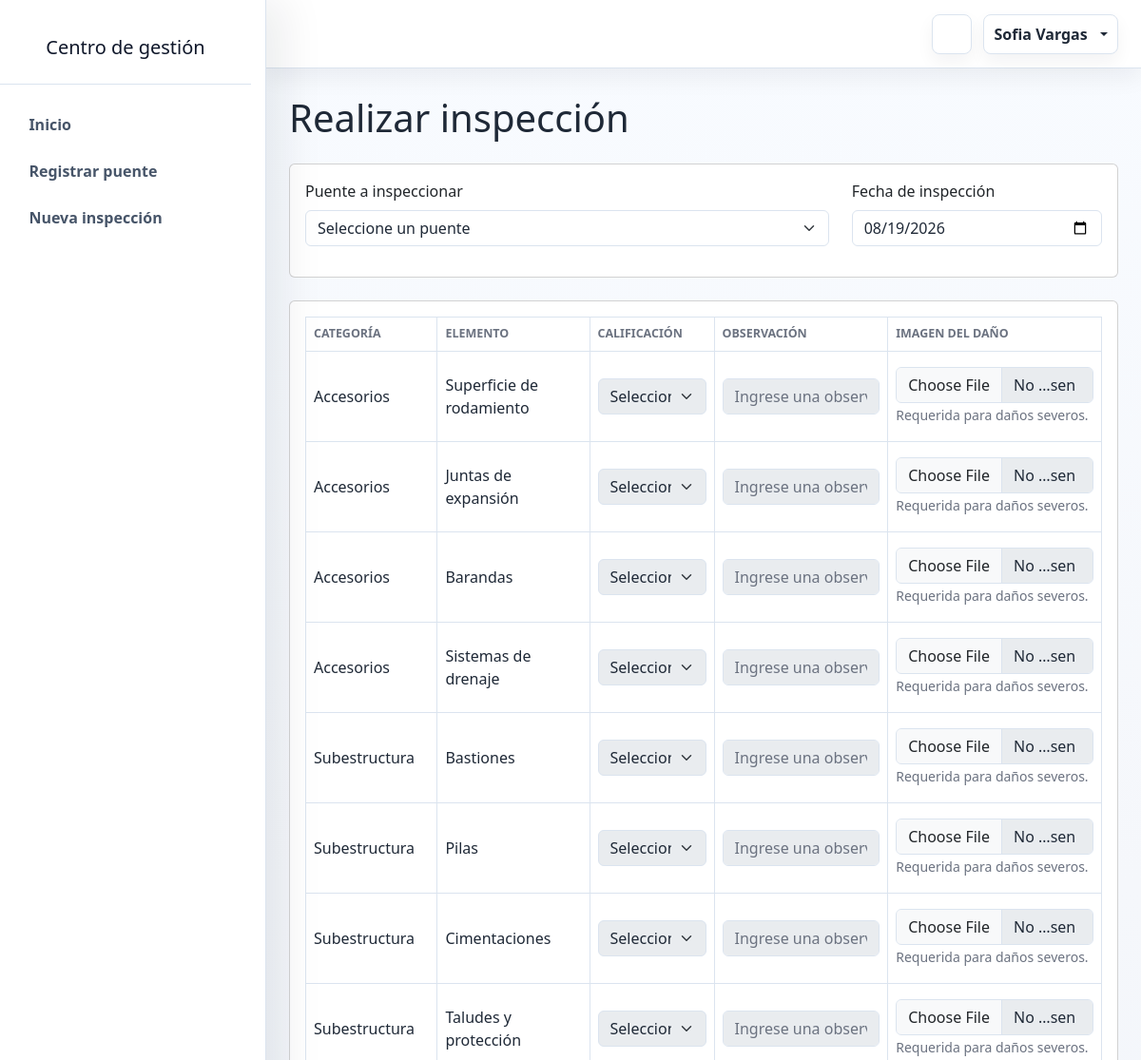
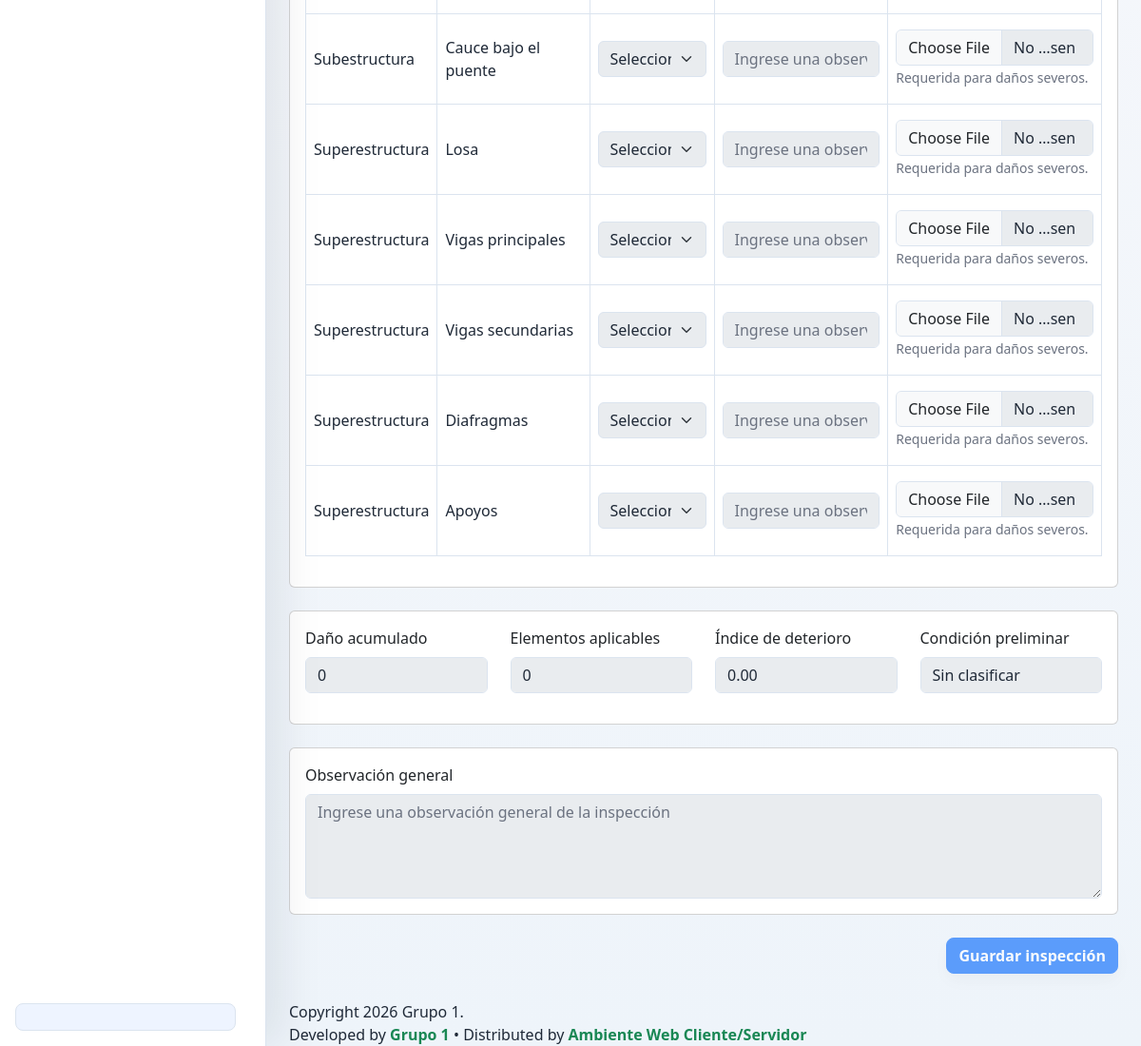
The app's page /View/vFunciones/RealizarInspeccion.php (signed in) with its own data (2 pictures, top to bottom).
### tables this page shows
CREATE TABLE `tb_elemento` (
  `ConsecutivoElemento` int(11) NOT NULL AUTO_INCREMENT,
  `Categoria` varchar(30) NOT NULL,
  `NombreElemento` varchar(120) NOT NULL,
  `Estado` bit(1) NOT NULL DEFAULT b'1',
  PRIMARY KEY (`ConsecutivoElemento`),
  UNIQUE KEY `uq_elemento_nombre` (`Categoria`,`NombreElemento`)
);

### View/vFunciones/RealizarInspeccion.php (the view, shortened to what the rows shown need)
<?php
include_once $_SERVER['DOCUMENT_ROOT']
    . '/Proyecto_Grupo1/View/LayoutInterno.php';
include_once $_SERVER['DOCUMENT_ROOT']
    . '/Proyecto_Grupo1/Controller/InspeccionController.php';
$codigoPuenteSeleccionado = "";
$puentes =
    ConsultarPuentesInspeccionController();
$elementos =
    ConsultarElementosInspeccionController();
$calificaciones =
    ConsultarCalificacionesInspeccionController();
?>
<!DOCTYPE html>
<html lang="es">
<body>
    <div class="admin-shell">
        <div class="admin-main">
            <main class="dashboard-content">
                <div class="container-fluid px-3 px-lg-4 py-4">
                    <h1 class="mb-4">
                        Realizar inspección
                    </h1>
                    <?php if (empty($puentes)) { ?>
                        <div class="alert alert-warning">
                            No hay puentes registrados para realizar una inspección.
                        </div>
                    <?php } elseif (empty($elementos)) { ?>
                        <div class="alert alert-warning">
                            No se encontraron elementos activos para realizar la inspección.
                        </div>
                    <?php } elseif (empty($calificaciones)) { ?>
                        <div class="alert alert-warning">
                            No se encontraron calificaciones activas para realizar la inspección.
                        </div>
                    <?php } else { ?>
                        <form
                            id="formRealizarInspeccion"
                            method="POST"
                            enctype="multipart/form-data">
                            <fieldset
                                id="datosInspeccion"
                                <?php
                                echo
                                    $codigoPuenteSeleccionado == ""
                                        ? "disabled"
                                        : "";
                                ?>
                            >
                                <div class="card">
                                    <div class="card-body">
                                        <div class="table-responsive">
                                            <table
                                                class="table table-bordered align-middle">
                                                <thead>
                                                    <tr>
                                                        <th>
                                                            Categoría
                                                        </th>
                                                        <th>
                                                            Elemento
                                                        </th>
                                                        <th>
                                                            Calificación
                                                        </th>
                                                        <th>
                                                            Observación
                                                        </th>
                                                        <th>
                                                            Imagen del daño
                                                        </th>
                                                    </tr>
                                                </thead>
                                                <tbody>
                                                <?php
                                                foreach ($elementos as $elemento) {
                                                    $idElemento =
                                                        (int)
                                                        $elemento[
                                                            "ConsecutivoElemento"
                                                        ];
                                                    $observacionSeleccionada = "";
                                                ?>
                                                    <tr>
                                                        <td>
                                                            <?php
                                                            echo htmlspecialchars(
                                                                $elemento[
                                                                    "Categoria"
                                                                ],
                                                                ENT_QUOTES,
                                                                "UTF-8"
                                                            );
                                                            ?>
                                                        </td>
                                                        <td>
                                                            <?php
                                                            echo htmlspecialchars(
                                                                $elemento[
                                                                    "NombreElemento"
                                                                ],
                                                                ENT_QUOTES,
                                                                "UTF-8"
                                                            );
                                                            ?>
                                                        </td>
                                                        <td>
                                                            <select
                                                                class="form-select selector-calificacion"
                                                                name="elementos[<?php
                                                                echo $idElemento;
                                                                ?>][calificacion]"
                                                                required>
                                                                <option value="">
                                                                    Seleccione
                                                                </option>
                                                            </select>
                                                        </td>
                                                        <td>
                                                            <input
                                                                type="text"
                                                                class="form-control observacion-elemento"
                                                                name="elementos[<?php
                                                                echo $idElemento;
                                                                ?>][observacion]"
                                                                value="<?php
                                                                echo htmlspecialchars(
                                                                    $observacionSeleccionada,
                                                                    ENT_QUOTES,
                                                                    "UTF-8"
                                                                );
                                                                ?>"
                                                                maxlength="500"
                                                                placeholder="Ingrese una observación">
                                                        </td>
                                                        <td>
                                                            <input
                                                                type="file"
                                                                class="form-control imagen-danio"
                                                                name="elementos[<?php
                                                                echo $idElemento;
                                                                ?>][imagen]"
                                                                accept=".png,image/png"
                                                                disabled>
                                                            <small class="text-muted">
                                                                Requerida para daños severos.
                                                            </small>
                                                        </td>
                                                    </tr>
                                                <?php } ?>
                                                </tbody>
                                            </table>
                                        </div>
                                    </div>
                                </div>
                            </fieldset>
                        </form>
                    <?php } ?>
                </div>
            </main>
        </div>
    </div>
</body>
</html>

### records on screen
tb_elemento: Categoria "Accesorios", NombreElemento "Superficie de rodamiento"
tb_elemento: Categoria "Accesorios", NombreElemento "Juntas de expansión"
tb_elemento: Categoria "Accesorios", NombreElemento "Barandas"
tb_elemento: Categoria "Accesorios", NombreElemento "Sistemas de drenaje"
tb_elemento: Categoria "Subestructura", NombreElemento "Bastiones"
tb_elemento: Categoria "Subestructura", NombreElemento "Pilas"
tb_elemento: Categoria "Subestructura", NombreElemento "Cimentaciones"
tb_elemento: Categoria "Subestructura", NombreElemento "Taludes y protección"
tb_elemento: Categoria "Subestructura", NombreElemento "Cauce bajo el puente"
tb_elemento: Categoria "Superestructura", NombreElemento "Losa"
tb_elemento: Categoria "Superestructura", NombreElemento "Vigas principales"
tb_elemento: Categoria "Superestructura", NombreElemento "Vigas secundarias"
tb_elemento: Categoria "Superestructura", NombreElemento "Diafragmas"
tb_elemento: Categoria "Superestructura", NombreElemento "Apoyos"

### other values on screen
$nombreUsuario "Sofia Vargas"
